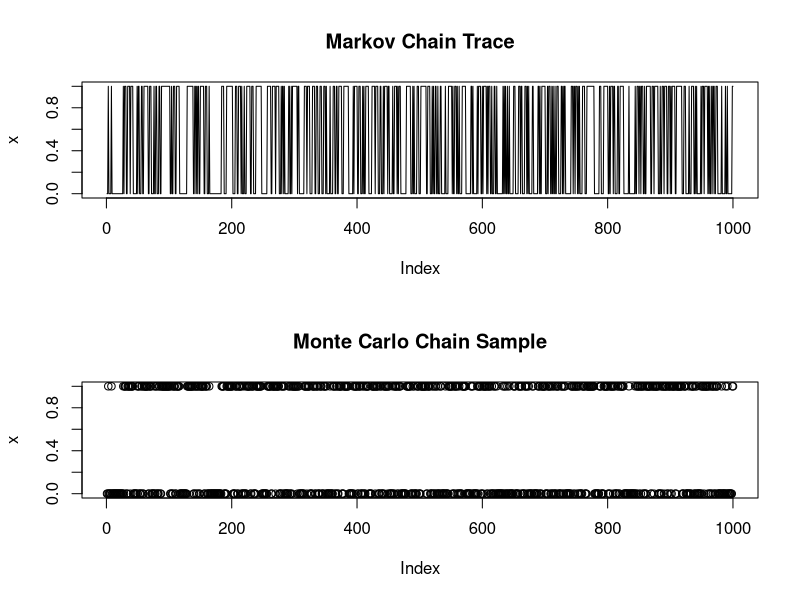

Recreate this plot in R.
#MCMC Homework 2
#Problem 2
#Feb 9, 2017
#Jennifer Starling

#Includes code for two ways of doing problem: 
#Uniform (1/2) stationary density, and bernoulli(q).

#------------------------------------------------------
#Uniform 1/2 stationary density.

#Desired chain length.
n = 1000

#Chain to hold realizations. Initialize first value P(X0=1) = .5
x = rbinom(1,1,.5)

#Transition probability matrix.
P = matrix(c(2/3,1/3,1/3,2/3),byrow=T,nrow=2)

#Markov chain.
for (i in 2:n){
	x0 = x[i-1]
	
	#X_{n+1} can be 0 or 1.  Draw a random uniform
	#based on probability of X_{n+1}
	tp = P[x0+1,2]
	xnew = rbinom(1,1,tp)
	
	#Select x1 with highest transition prob.
	#Append to new vector.
	#Note: possible x values corresond to P indices - 1.
	x = c(x,xnew)
}

#Plot resulting Markov Chain to show stationary.
pdf(file='/Users/jennstarling/UTAustin/2017S_MCMC/Homework/Homework 02/Figures/2_Markov_Chain.pdf')
par(mfrow=c(2,1))
plot(x,type='l',main='Markov Chain Trace')
plot(x,main='Monte Carlo Chain Sample')
dev.off()